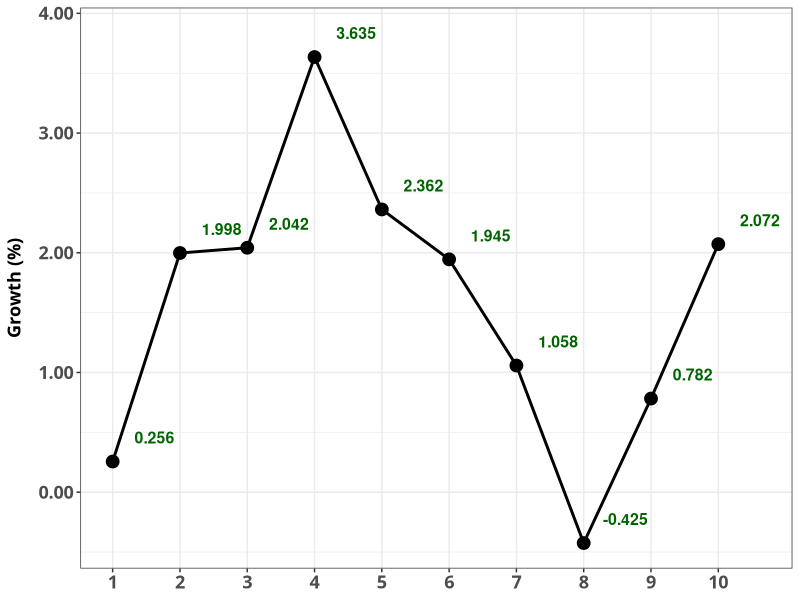
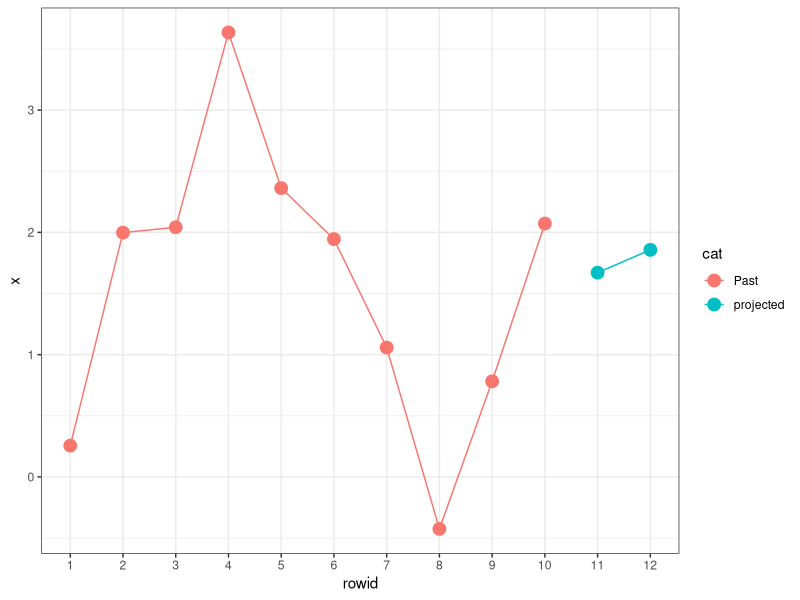
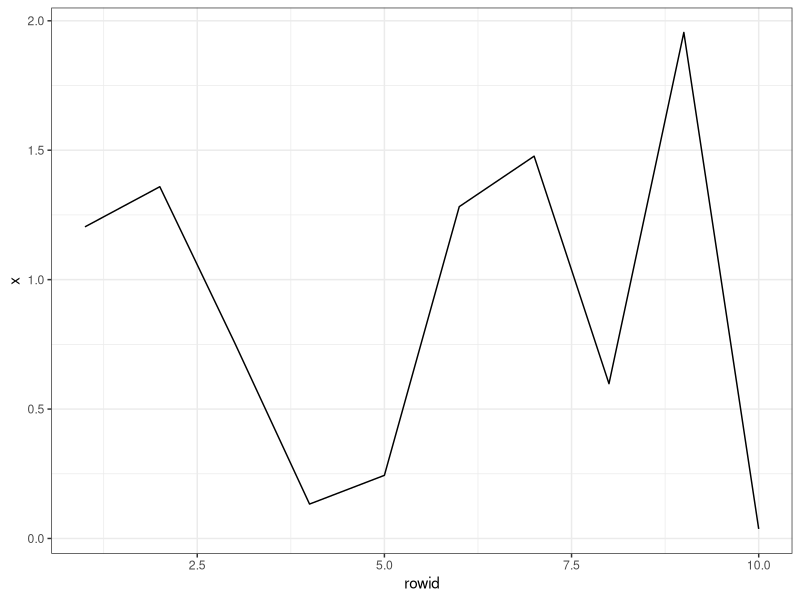
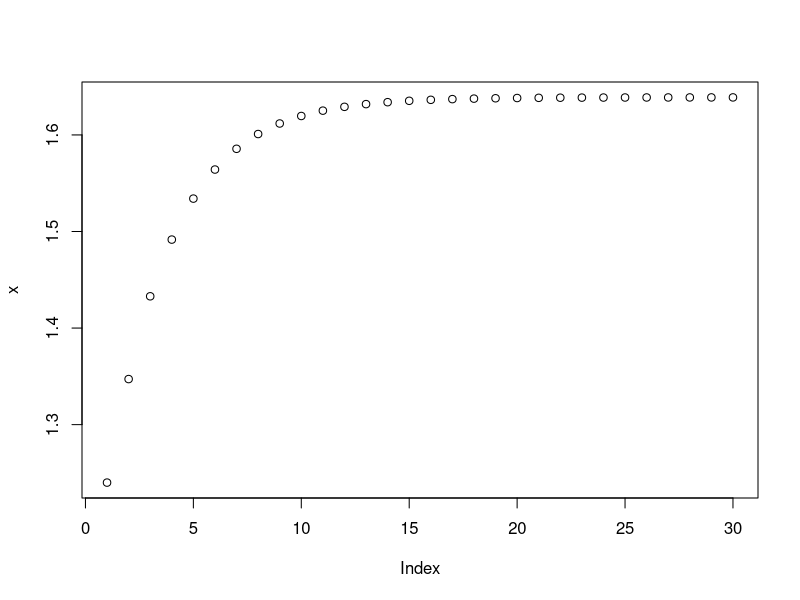

Generate these figures, in order, with R:
## ---- chunk 1

library(tidyverse)
set.seed(13)

AR_param_1 = 0.5
AR_param_2 = 0.3
AR_intercept = 0.4
AR_n <- 10
AR_LR <- AR_intercept/(1- AR_param_1 - AR_param_2)

theme_set(theme_bw())

# arima.sim model c(p, d, q)
# p = AR order
# d = difference
# q = MA order
# Generate an AR(2) with parameters, AR_param_1 and AR_param_2
# Not this: AR <- arima.sim(model=list(order=c(2,0,0), ar = c(AR_param_1, AR_param_2)), n = AR_n) + AR_intercept
AR <- arima.sim(model=list(order=c(2,0,0), ar = c(AR_param_1, AR_param_2)), n = AR_n, mean = AR_intercept)

AR <- round(AR, digits = 3)
AR_tb <- AR %>% as_tibble() %>% rowid_to_column()

# reduced to 80% on copy/paste
AR_tb %>% 
  ggplot(aes(rowid, x)) + 
  ylab("Growth (%)") +
  theme(
    text = element_text(family = "Calibri"), 
    axis.title.x = element_blank(),
    axis.title.y = element_text(size = 13, face = "bold", margin = margin(0,10,0,0)),
    axis.text = element_text(size = 13, face = "bold")
  ) +
  geom_line(size = 1) +
  geom_point(size = 4) + 
  scale_x_continuous(breaks = seq(1, 10, 1), minor_breaks = NULL) +
  scale_y_continuous(labels = scales::number_format(accuracy = 0.01)) +
  geom_text(aes(label = x), size = 4, color = "darkgreen", fontface = "bold", nudge_y = 0.2, nudge_x = .62)

AR[9] # the ts not the tibble
AR[10]
AR_11 <- AR_intercept + AR_param_1 * AR[10] + AR_param_2 * AR[9]
AR_12 <- AR_intercept + AR_param_1 * AR_11 + AR_param_2 * AR[10]

AR_tb <- cbind(AR_tb, cat = rep("Past",10))
AR_tb <- AR_tb %>% add_row(rowid = 11, x = AR_11, cat = "projected")
AR_tb <- AR_tb %>% add_row(rowid = 12, x = AR_12, cat = "projected")

AR_tb %>% 
  ggplot(aes(rowid, x, group = cat, color = cat)) +
  geom_line() +
  geom_point(size = 4) +
  # xlim(0, 13)
  # scale_x_discrete(limits = c(0,13), breaks = 1)
  scale_x_continuous(breaks = seq(1, 12, 1), minor_breaks = NULL)

AR_11
AR_12

## ---- chunk 2
set.seed(22)

AR2_param_1 = 0.460
AR2_param_2 = 0.180
AR2_intercept = 0.590
AR2_n <- 10

theme_set(theme_bw())

# arima.sim model c(p, d, q)
# p = AR order
# d = difference
# q = MA order
# Generate an AR(2) with parameters, AR_param_1 and AR_param_2
# Not this: AR <- arima.sim(model=list(order=c(2,0,0), ar = c(AR_param_1, AR_param_2)), n = AR_n) + AR_intercept
AR2 <- arima.sim(model=list(order=c(2,0,0), ar = c(AR2_param_1, AR2_param_2)), n = AR2_n, mean = AR2_intercept)

AR2 <- round(AR2, digits = 3)
AR2_tb <- AR2 %>% as_tibble() %>% rowid_to_column()

AR2_tb %>% 
  ggplot(aes(rowid, x)) + 
  geom_line()

AR2_11 <- AR2_intercept + AR2_param_1 * AR2[10] + AR2_param_2 * AR2[9]
AR2_12 <- AR2_intercept + AR2_param_1 * AR2_11 + AR2_param_2 * AR2[10]
AR2_13 <- AR2_intercept + AR2_param_1 * AR2_12 + AR2_param_2 * AR2_11
AR2_14 <- AR2_intercept + AR2_param_1 * AR2_13 + AR2_param_2 * AR2_12

x = vector(mode= "numeric", length = 30)
x[1] = AR2_13
x[2] = AR2_14
for (i in 3:30) {
  x[i] <- AR2_intercept + AR2_param_1 * x[i-1] + AR2_param_2 * x[i-2]
}

plot(x)

AR2_11
AR2_12
AR2_13
AR2_14
x[3]
x[4]
x[5]
x[28]
x[29]
x[30]

